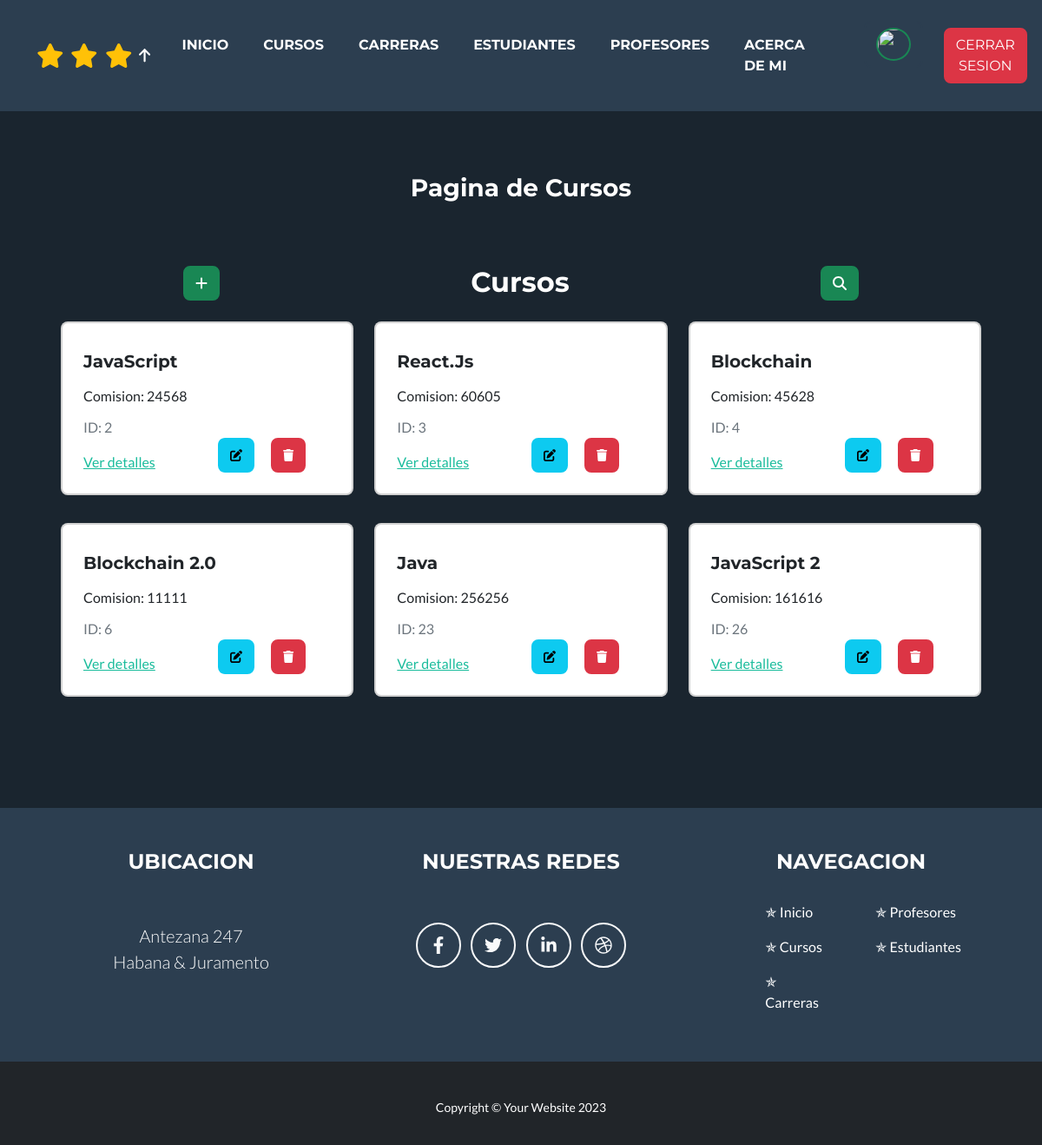
Page /cursos/ (signed in) on the committed database.
### aplication/models.py (models this page shows, shortened)
class Curso(models.Model):
    nombre = models.CharField(max_length=30, blank=False)
    comision = models.IntegerField(blank=False)

### aplication/views.py (the view)
# urls.py: path('cursos/', CursoList.as_view(), name="cursos"),
class CursoList(LoginRequiredMixin, ListView):
    model = Curso

### aplication/templates/aplication/curso_list.html
{% extends 'aplication/woheader.html' %}
{% load static %}
{% block title %}
    Pagina de Cursos
{% endblock title %}
{% block content %}
    <div class="mx-auto container p-2">
        <div class="d-flex justify-content-around">
            <a class="btn btn-success" href="{% url 'create_curso' %}#{id-dinamico}"><b><i class="fa fa-plus"></i></b></a>
            <h2 class="m-0">Cursos</h2>
            <a class="btn btn-success" href="{% url 'buscar_curso' %}#{id-dinamico}"><b><i class="fa fa-search"></i></b></a>
        </div>
    </div>
    <div class="container">
        <div class="row hidden-md-up">
            {% for c in curso_list %}
                <div class="col-md-4 my-3">
                    <div class="card">
                        <div class="card-block text-dark text-start p-4">
                            <h5 class="card-title py-2">{{ c.nombre }}</h5>
                            <p class="card-text">Comision: {{ c.comision }}</p>
                            <p class="card-subtitle text-muted">ID: {{ c.id }}</p>
                            <div class="row">
                                <a class="col-md-6 mt-auto" href="#">Ver detalles</a>
                                <div class="col-md-6">
                                    <a
                                    href="{% url 'update_curso' c.id %}"
                                    class="btn btn-info mt-auto"
                                    ><i class="fa fa-edit fa-sm" title="Edit Record"></i>
                                    </a>
                                    <a
                                    href="{% url 'delete_curso' c.id %}"
                                    class="btn btn-danger mt-auto mx-3"
                                    ><i class="fa fa-trash fa-sm" title="Delete Record"></i>
                                    </a>
                                </div>
                            </div>
                        </div>
                    </div>
                </div>
            {% endfor %}
        </div>
    </div>
{% endblock content %}

### aplication/templates/aplication/woheader.html (shortened to what this page needs)
<!DOCTYPE html>
<html lang="en">
    <head>
        {% load static %}
        <link href="{% static 'aplication/css/main.css' %}" rel="stylesheet" />
        <link href="{% static 'aplication/css/display.css' %}" rel="stylesheet" />
    </head>
    <body id="page-top">
        <nav class="navbar navbar-expand-lg bg-secondary text-uppercase fixed-top justify-content-center" id="mainNav">
            <div class="container">
                <a class="navbar-brand" href="#page-top">
                    <i class="--fa-primary-color fas fa-star"></i>
                    <i class="--fa-primary-color fas fa-star"></i>
                    <i class="--fa-primary-color fas fa-star"></i>
                    <i class="fa-solid fa-arrow-up fa-2xs"></i>
                </a>
                <div class="collapse navbar-collapse" id="navbarResponsive">
                    <ul class="navbar-nav ms-auto">
                        <div class="me-5 d-lg-flex">
                        <li class="nav-item mx-0 mx-lg-1"><a class="nav-link py-3 px-0 px-lg-3 rounded" href="{% url 'home' %}">Inicio</a></li>
                        {% if user.is_authenticated %}
                                <li class="nav-item mx-0 mx-lg-1"><a class="nav-link py-3 px-0 px-lg-3 rounded" href="{% url 'cursos' %}#{id-dinamico}">Cursos</a></li>
                                <li class="nav-item mx-0 mx-lg-1"><a class="nav-link py-3 px-0 px-lg-3 rounded" href="{% url 'carreras' %}#{id-dinamico}">Carreras</a></li>
                                <li class="nav-item mx-0 mx-lg-1"><a class="nav-link py-3 px-0 px-lg-3 rounded" href="{% url 'estudiantes' %}#{id-dinamico}">Estudiantes</a></li>
                                <li class="nav-item mx-0 mx-lg-1"><a class="nav-link py-3 px-0 px-lg-3 rounded" href="{% url 'profesores' %}#{id-dinamico}">Profesores</a></li>
                                <li class="nav-item mx-0 mx-lg-1"><a class="nav-link py-3 px-0 px-lg-3 rounded" href="{% url 'about_me' %}">Acerca de mi</a></li>
                            </div>
                            <div class="dropdown">
                                <button class="btn btn-secondary" type="button" data-bs-toggle="dropdown" aria-expanded="false">
                                    <img class="border border-success rounded-circle" src="{{ request.session.avatar }}" width="40px" height="38px">
                                </button>
                            </div>
                            <div class="ms-lg-4 my-auto">
                                <li><a class="btn btn-danger" href="{% url 'logout' %}">Cerrar Sesion</a></li>
                            </div>
                        {% endif %}
                    </ul>
                </div>
            </div>
        </nav>
        <header class="masthead copyright text-white text-center">
            <div class="container align-items-center flex-column">
                <h3 class="mb-5">
                    {% block title %}
                    {% endblock title %}
                </h3>
                <div class="p-3 copyright">
                    {% block content %}
                    {% endblock content %}
                </div>
            </div>
        </header>
        <footer class="footer text-center py-5">
            <div class="container">
                <div class="row">
                    <div class="col-lg-4 mb-5 mb-lg-4">
                        <h4 class="text-uppercase    pb-5">Ubicacion</h4>
                        <p class="lead mb-0">
                            Antezana 247
                            <br />
                            Habana & Juramento
                        </p>
                    </div>
                    <div class="col-lg-4 mb-5 mb-lg-4">
                        <h4 class="text-uppercase pb-5">Nuestras Redes</h4>
                        <a class="btn btn-outline-light btn-social mx-1" href="#!"><i class="fab fa-fw fa-facebook-f"></i></a>
                        <a class="btn btn-outline-light btn-social mx-1" href="#!"><i class="fab fa-fw fa-twitter"></i></a>
                        <a class="btn btn-outline-light btn-social mx-1" href="#!"><i class="fab fa-fw fa-linkedin-in"></i></a>
                        <a class="btn btn-outline-light btn-social mx-1" href="#!"><i class="fab fa-fw fa-dribbble"></i></a>
                    </div>
                    <div class="col-lg-4">
                        <h4 class="text-uppercase mb-4">Navegacion</h4>
                        <ul class="navbar-nav">
                            <div class="row">
                                <div class="offset-2 col-4">
                                    <li class="nav-item text-start"><a class="nav-link px-0 px-lg-3 rounded" href="{% url 'home' %}">✯ Inicio</a></li>
                                    <li class="nav-item text-start"><a class="nav-link px-0 px-lg-3 rounded" href="{% url 'cursos' %}#{id-dinamico}">✯ Cursos</a></li>
                                    <li class="nav-item text-start"><a class="nav-link px-0 px-lg-3 rounded" href="{% url 'carreras' %}#{id-dinamico}">✯ Carreras</a></li>
                                </div>
                                <div class="col-5">
                                    <li class="nav-item text-start"><a class="nav-link px-0 px-lg-3 rounded" href="{% url 'profesores' %}#{id-dinamico}">✯ Profesores</a></li>
                                    <li class="nav-item text-start"><a class="nav-link px-0 px-lg-3 rounded" href="{% url 'estudiantes' %}#{id-dinamico}">✯ Estudiantes</a></li>
                                </div>
                            </div>
                        </ul>
                    </div>
                </div>
            </div>
        </footer>
        <div class="bg-dark py-4 text-center text-white" style="min-height: 12vh;">
            <div class="container pt-3"><small>Copyright &copy; Your Website 2023</small></div>
        </div>
    </body>
</html>

### rows in the picture
Curso: nombre "JavaScript", comision "24568", id "2"
Curso: nombre "React.Js", comision "60605", id "3"
Curso: nombre "Blockchain", comision "45628", id "4"
Curso: nombre "Blockchain 2.0", comision "11111", id "6"
Curso: nombre "Java", comision "256256", id "23"
Curso: nombre "JavaScript 2", comision "161616", id "26"
